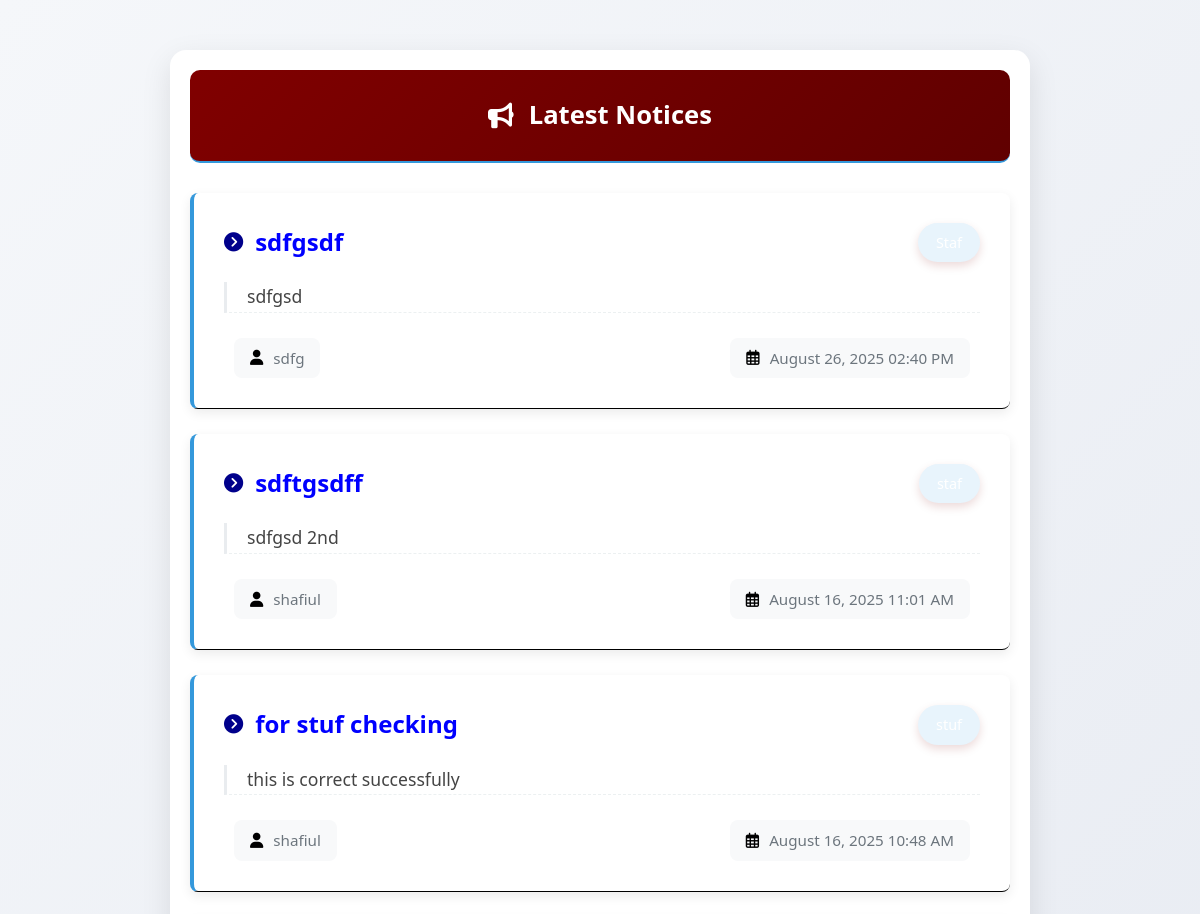
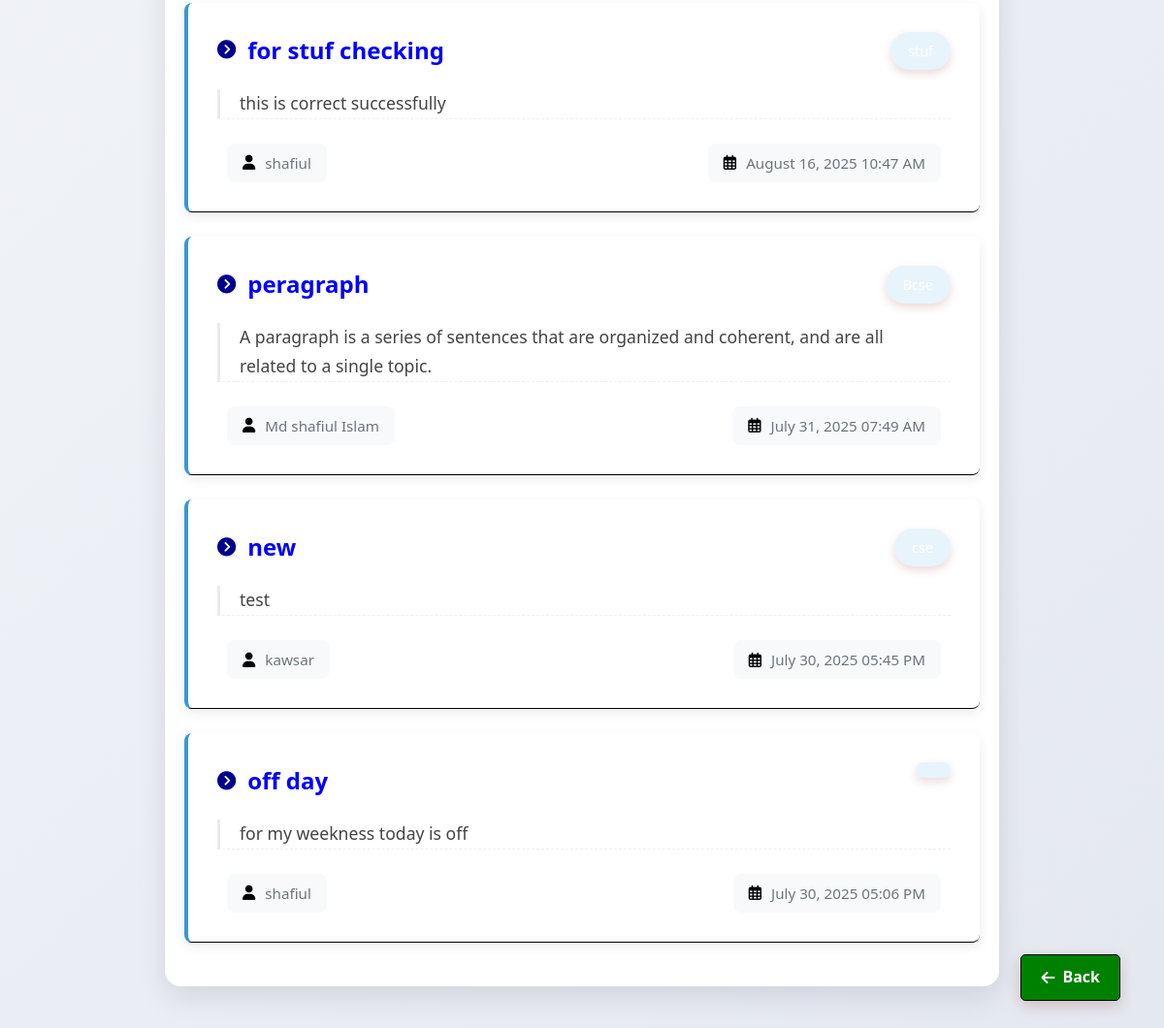
The app's page /notice/notice.php with its own data (2 pictures, top to bottom).
### tables this page shows
CREATE TABLE `notice` (
  `id` int(11) NOT NULL,
  `title` varchar(255) NOT NULL,
  `section` varchar(100) NOT NULL,
  `content` text NOT NULL,
  `author` varchar(100) NOT NULL,
  `created_at` timestamp NOT NULL DEFAULT current_timestamp(),
  `viewed` tinyint(1) DEFAULT 0 COMMENT '0=unread, 1=read'
);

### library/notice.php (the view, shortened to what this page needs)
 <!DOCTYPE html>
 <html lang="en">
 <head>
    <link rel="stylesheet" href="library.css">
    <link rel="stylesheet" href="search_results.php">
 </head>
 <body>
 <?php
      $con = mysqli_connect("localhost", "root", "", "skst_university");
    function see_notice(){
    global $con;
          $query ="SELECT * FROM notice
WHERE section NOT IN ('Faculty', 'Student', 'Library', 'Staff','Alumni')
ORDER BY created_at DESC";
          $result = mysqli_query($con, $query);
          if (mysqli_num_rows($result) > 0) {
    echo "<div class='notices-container'>";
    echo "<h2 class='notices-heading'><i class='fas fa-bullhorn'></i> Latest Notices</h2>";
      while($row = mysqli_fetch_assoc($result)){
        echo "<div class='notice-card'>";
        echo "<div class='notice-header'>";
        echo "<h3 class='notice-title'><i class='fas fa-chevron-circle-right'></i> " . htmlspecialchars($row['title']) . "</h3>";
        echo "<span class='notice-section'>" . htmlspecialchars($row['section']) . "</span>";
        echo "</div>";
        echo "<div class='notice-content'>" . nl2br(htmlspecialchars($row['content'])) . "</div>";
        echo "<div class='notice-footer'>";
        echo "<span class='notice-author'><i class='fas fa-user'></i> " . htmlspecialchars($row['author']) . "</span>";
        echo "<span class='notice-date'><i class='far fa-calendar-alt'></i> " . date('F j, Y h:i A', strtotime($row['created_at'])) . "</span>";
        echo "</div>";
        echo "</div>";
    }
    echo "<div class='back-button-container'>";
    echo "<a href='javascript:history.back()' class='back-button'><i class='fas fa-arrow-left'></i> Back</a>";
    echo "</div>";
    echo "</div>";
} else {
    echo "<div class='no-notices'>";
    echo "<i class='far fa-folder-open'></i>";
    echo "<p>No notices found at this time</p>";
    echo "<a href='javascript:history.back()' class='back-button'><i class='fas fa-arrow-left'></i> Back</a>";
    echo "</div>";
}
}
    ?> <a href='library.php' class='back-button'><i class='fas fa-arrow-left'></i> Back</a>
    </body>
 </html>

### notice/notice.php (shortened to what this page needs)
<!DOCTYPE html>
<html lang="en">
<head>
  <link rel="stylesheet" href="https://cdnjs.cloudflare.com/ajax/libs/font-awesome/6.5.0/css/all.min.css">
</head>
<body>
  <div class="content">
    <?php
   require_once '../library/notice.php';
   echo see_notice();
    ?>
  </div>
</body>
</html>

### library/library.css (style rules this page uses)
.notices-container { max-width: 900px; margin: 30px auto; padding: 20px; font-family: 'Segoe UI', Tahoma, Geneva, Verdana, sans-serif; }
.notices-heading { color: #2c3e50; text-align: center; margin-bottom: 30px; font-size: 28px; display: flex; align-items: center; justify-content: center; gap: 10px; }
.notice-card { background: white; border-radius: 8px; box-shadow: 0 4px 12px rgba(0,0,0,0.08); padding: 20px; margin-bottom: 25px; border-left: 4px solid #3498db; transition: transform 0.3s ease, box-shadow 0.3s ease; }
.notice-header { display: flex; justify-content: space-between; align-items: center; margin-bottom: 15px; flex-wrap: wrap; }
.notice-title { color: #2c3e50; margin: 0; font-size: 20px; display: flex; align-items: center; gap: 8px; }
.notice-section { background: #e8f4fc; color: #3498db; padding: 4px 12px; border-radius: 20px; font-size: 14px; font-weight: 600; }
.notice-content { color: #34495e; line-height: 1.6; margin-bottom: 15px; padding-bottom: 15px; border-bottom: 1px dashed #ecf0f1; }
.notice-footer { display: flex; justify-content: space-between; font-size: 14px; color: #7f8c8d; }
.notice-author, .notice-date { display: flex; align-items: center; gap: 5px; }
.content { flex: 1; max-width: 900px; }
.content { flex: 1; }
h2 { color: #2c3e50; margin-bottom: 20px; font-size: 2rem; border-bottom: 2px solid #3498db; padding-bottom: 10px; display: inline-block; }
h3 { color: #2c3e50; margin: 25px 0 15px; font-size: 1.5rem; }
a { color: #3498db; text-decoration: none; transition: all 0.3s ease; }
* { box-sizing: border-box; margin: 0; padding: 0; }
body { font-family: 'Segoe UI', Tahoma, Geneva, Verdana, sans-serif; background: #f9f9ff; }

### notice/notice.php (style rules this page uses)
* { box-sizing: border-box; margin: 0; padding: 0; }
body { font-family: 'Segoe UI', Tahoma, Geneva, Verdana, sans-serif; background: #f9f9ff; color: #333; line-height: 1.6; padding: 20px; }
.content { margin: 30px auto; padding: 0 20px; }
.notices-container { display: block; background: white; border-radius: 15px; box-shadow: 0 5px 25px rgba(0,0,0,0.08); padding: 25px; margin-bottom: 30px; }
.notices-heading { text-align: center; color: #2c3e50; margin-bottom: 30px; font-size: 28px; display: flex; align-items: center; justify-content: center; gap: 10px; }
.notice-card { background: #f8f9ff; border-left: 5px solid #6a11cb; border-radius: 8px; padding: 20px; margin-bottom: 20px; transition: transform 0.3s ease, box-shadow 0.3s ease; }
.notice-header { display: flex; justify-content: space-between; align-items: center; margin-bottom: 15px; flex-wrap: wrap; gap: 10px; }
.notice-title { color: #2c3e50; font-size: 20px; display: flex; align-items: center; gap: 8px; }
.notice-section { background: linear-gradient(135deg, #6a11cb 0%, #2575fc 100%); color: white; padding: 5px 12px; border-radius: 20px; font-size: 14px; font-weight: 500; }
.notice-content { color: #34495e; margin-bottom: 15px; line-height: 1.6; white-space: pre-line; }
.notice-footer { display: flex; justify-content: space-between; align-items: center; flex-wrap: wrap; gap: 15px; font-size: 14px; color: #7f8c8d; padding-top: 15px; }
.notice-author, .notice-date { display: flex; align-items: center; gap: 5px; }
.back-button-container { position: fixed; bottom: 20px; right: 20px; z-index: 9999; }
.back-button { background: #6a11cb; color: white; text-decoration: none; border-radius: 8px; display: inline-flex; align-items: center; gap: 8px; transition: all 0.3s ease; }

### records on screen
notice: title "sdfgsdf", content "sdfgsd", author "sdfg", created_at "August 26, 2025 02:40 PM"
notice: title "sdftgsdff", content "sdfgsd 2nd", author "shafiul", created_at "August 16, 2025 11:01 AM"
notice: title "for stuf checking", content "this is correct successfully", author "shafiul", created_at "August 16, 2025 10:48 AM"
notice: title "for stuf checking", content "this is correct successfully", author "shafiul", created_at "August 16, 2025 10:47 AM"
notice: title "peragraph", content "A paragraph is a series of sentences that are organized and coherent, and are all related to a single topic.", author "Md shafiul Islam", created_at "July 31, 2025 07:49 AM"
notice: title "new", content "test", author "kawsar", created_at "July 30, 2025 05:45 PM"
notice: title "off day", content "for my weekness today is off", author "shafiul", created_at "July 30, 2025 05:06 PM"
